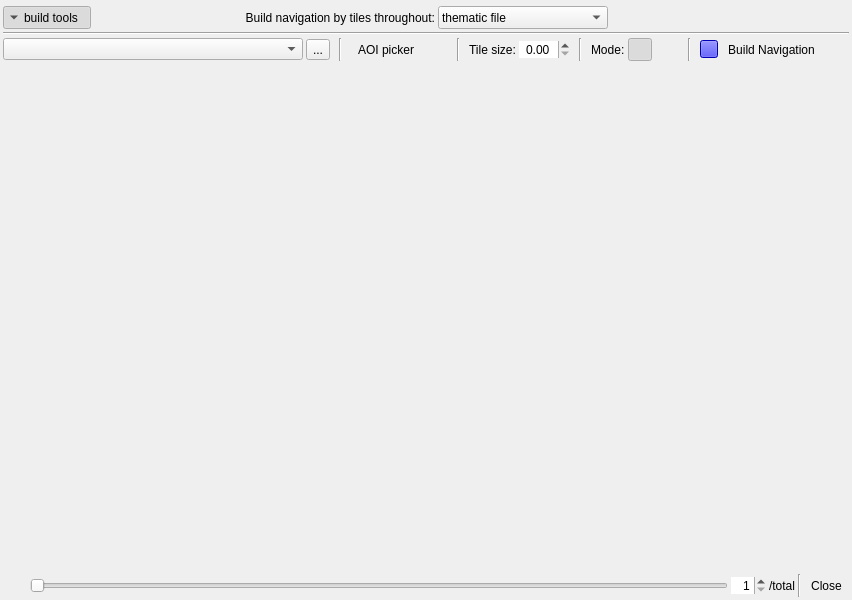
<?xml version="1.0" encoding="UTF-8"?>
<ui version="4.0">
 <class>Dialog</class>
 <widget class="QDialog" name="Dialog">
  <property name="geometry">
   <rect>
    <x>0</x>
    <y>0</y>
    <width>600</width>
    <height>600</height>
   </rect>
  </property>
  <property name="windowTitle">
   <string>ThRasE - Navigation</string>
  </property>
  <layout class="QVBoxLayout" name="verticalLayout">
   <property name="spacing">
    <number>3</number>
   </property>
   <property name="leftMargin">
    <number>3</number>
   </property>
   <property name="topMargin">
    <number>3</number>
   </property>
   <property name="rightMargin">
    <number>3</number>
   </property>
   <property name="bottomMargin">
    <number>3</number>
   </property>
   <item>
    <widget class="QgsMessageBar" name="MsgBar">
     <property name="sizePolicy">
      <sizepolicy hsizetype="Minimum" vsizetype="Fixed">
       <horstretch>0</horstretch>
       <verstretch>0</verstretch>
      </sizepolicy>
     </property>
     <property name="frameShape">
      <enum>QFrame::NoFrame</enum>
     </property>
     <property name="lineWidth">
      <number>0</number>
     </property>
    </widget>
   </item>
   <item>
    <widget class="QWidget" name="NavTypeBlock" native="true">
     <property name="sizePolicy">
      <sizepolicy hsizetype="Preferred" vsizetype="Maximum">
       <horstretch>0</horstretch>
       <verstretch>0</verstretch>
      </sizepolicy>
     </property>
     <layout class="QVBoxLayout" name="verticalLayout_2">
      <property name="spacing">
       <number>3</number>
      </property>
      <property name="leftMargin">
       <number>0</number>
      </property>
      <property name="topMargin">
       <number>0</number>
      </property>
      <property name="rightMargin">
       <number>0</number>
      </property>
      <property name="bottomMargin">
       <number>0</number>
      </property>
      <item>
       <widget class="QWidget" name="widget_2" native="true">
        <layout class="QHBoxLayout" name="horizontalLayout_5">
         <property name="spacing">
          <number>3</number>
         </property>
         <property name="leftMargin">
          <number>0</number>
         </property>
         <property name="topMargin">
          <number>0</number>
         </property>
         <property name="rightMargin">
          <number>0</number>
         </property>
         <property name="bottomMargin">
          <number>0</number>
         </property>
         <item>
          <widget class="QWidget" name="widget_7" native="true">
           <layout class="QHBoxLayout" name="horizontalLayout_14">
            <property name="spacing">
             <number>0</number>
            </property>
            <property name="leftMargin">
             <number>0</number>
            </property>
            <property name="topMargin">
             <number>0</number>
            </property>
            <property name="rightMargin">
             <number>0</number>
            </property>
            <property name="bottomMargin">
             <number>0</number>
            </property>
            <item>
             <widget class="QToolButton" name="QPBtn_BuildNavigationTools">
              <property name="toolTip">
               <string>Show/hide the build navigation tools</string>
              </property>
              <property name="text">
               <string>build tools</string>
              </property>
              <property name="checkable">
               <bool>true</bool>
              </property>
              <property name="checked">
               <bool>true</bool>
              </property>
              <property name="toolButtonStyle">
               <enum>Qt::ToolButtonTextBesideIcon</enum>
              </property>
              <property name="autoRaise">
               <bool>true</bool>
              </property>
              <property name="arrowType">
               <enum>Qt::DownArrow</enum>
              </property>
             </widget>
            </item>
            <item>
             <spacer name="horizontalSpacer_4">
              <property name="orientation">
               <enum>Qt::Horizontal</enum>
              </property>
              <property name="sizeHint" stdset="0">
               <size>
                <width>40</width>
                <height>20</height>
               </size>
              </property>
             </spacer>
            </item>
           </layout>
          </widget>
         </item>
         <item>
          <widget class="QWidget" name="NavBuildTypeBlock" native="true">
           <layout class="QHBoxLayout" name="horizontalLayout_8">
            <property name="spacing">
             <number>3</number>
            </property>
            <property name="leftMargin">
             <number>0</number>
            </property>
            <property name="topMargin">
             <number>0</number>
            </property>
            <property name="rightMargin">
             <number>0</number>
            </property>
            <property name="bottomMargin">
             <number>0</number>
            </property>
            <item>
             <widget class="QLabel" name="label_2">
              <property name="text">
               <string>Build navigation by tiles throughout:</string>
              </property>
              <property name="alignment">
               <set>Qt::AlignRight|Qt::AlignTrailing|Qt::AlignVCenter</set>
              </property>
             </widget>
            </item>
            <item>
             <widget class="QComboBox" name="QCBox_BuildNavType">
              <property name="sizePolicy">
               <sizepolicy hsizetype="Preferred" vsizetype="Maximum">
                <horstretch>0</horstretch>
                <verstretch>0</verstretch>
               </sizepolicy>
              </property>
              <property name="maximumSize">
               <size>
                <width>16777215</width>
                <height>42</height>
               </size>
              </property>
              <property name="cursor">
               <cursorShape>PointingHandCursor</cursorShape>
              </property>
              <property name="toolTip">
               <string>Select the type navigation to build</string>
              </property>
              <property name="styleSheet">
               <string notr="true">padding-left: 3px;padding-right: 3px;</string>
              </property>
              <property name="sizeAdjustPolicy">
               <enum>QComboBox::AdjustToContents</enum>
              </property>
              <property name="minimumContentsLength">
               <number>18</number>
              </property>
              <item>
               <property name="text">
                <string>thematic file</string>
               </property>
              </item>
              <item>
               <property name="text">
                <string>AOIs</string>
               </property>
              </item>
              <item>
               <property name="text">
                <string>polygons</string>
               </property>
              </item>
              <item>
               <property name="text">
                <string>points</string>
               </property>
              </item>
              <item>
               <property name="text">
                <string>centroid of polygons</string>
               </property>
              </item>
             </widget>
            </item>
           </layout>
          </widget>
         </item>
         <item>
          <widget class="QWidget" name="widget_5" native="true">
           <layout class="QHBoxLayout" name="horizontalLayout_9">
            <property name="spacing">
             <number>0</number>
            </property>
            <property name="leftMargin">
             <number>0</number>
            </property>
            <property name="topMargin">
             <number>0</number>
            </property>
            <property name="rightMargin">
             <number>0</number>
            </property>
            <property name="bottomMargin">
             <number>0</number>
            </property>
            <item>
             <spacer name="horizontalSpacer_5">
              <property name="orientation">
               <enum>Qt::Horizontal</enum>
              </property>
              <property name="sizeHint" stdset="0">
               <size>
                <width>40</width>
                <height>20</height>
               </size>
              </property>
             </spacer>
            </item>
           </layout>
          </widget>
         </item>
        </layout>
       </widget>
      </item>
      <item>
       <widget class="Line" name="build_tools_line">
        <property name="orientation">
         <enum>Qt::Horizontal</enum>
        </property>
       </widget>
      </item>
      <item>
       <widget class="QWidget" name="NavBuildToolsBlock" native="true">
        <property name="sizePolicy">
         <sizepolicy hsizetype="Preferred" vsizetype="Fixed">
          <horstretch>0</horstretch>
          <verstretch>0</verstretch>
         </sizepolicy>
        </property>
        <layout class="QHBoxLayout" name="horizontalLayout_10">
         <property name="spacing">
          <number>3</number>
         </property>
         <property name="leftMargin">
          <number>0</number>
         </property>
         <property name="topMargin">
          <number>0</number>
         </property>
         <property name="rightMargin">
          <number>0</number>
         </property>
         <property name="bottomMargin">
          <number>0</number>
         </property>
         <item>
          <spacer name="horizontalSpacer_2">
           <property name="orientation">
            <enum>Qt::Horizontal</enum>
           </property>
           <property name="sizeHint" stdset="0">
            <size>
             <width>40</width>
             <height>20</height>
            </size>
           </property>
          </spacer>
         </item>
         <item>
          <widget class="QWidget" name="NavTiles_widgetFile" native="true">
           <layout class="QHBoxLayout" name="horizontalLayout_6">
            <property name="spacing">
             <number>3</number>
            </property>
            <property name="leftMargin">
             <number>0</number>
            </property>
            <property name="topMargin">
             <number>0</number>
            </property>
            <property name="rightMargin">
             <number>0</number>
            </property>
            <property name="bottomMargin">
             <number>0</number>
            </property>
            <item>
             <widget class="QWidget" name="widget_6" native="true">
              <property name="maximumSize">
               <size>
                <width>16777215</width>
                <height>32</height>
               </size>
              </property>
              <layout class="QHBoxLayout" name="horizontalLayout_12">
               <property name="spacing">
                <number>3</number>
               </property>
               <property name="leftMargin">
                <number>0</number>
               </property>
               <property name="topMargin">
                <number>0</number>
               </property>
               <property name="rightMargin">
                <number>0</number>
               </property>
               <property name="bottomMargin">
                <number>0</number>
               </property>
               <item>
                <widget class="QgsMapLayerComboBox" name="QCBox_VectorFile">
                 <property name="sizePolicy">
                  <sizepolicy hsizetype="Fixed" vsizetype="Fixed">
                   <horstretch>0</horstretch>
                   <verstretch>0</verstretch>
                  </sizepolicy>
                 </property>
                 <property name="minimumSize">
                  <size>
                   <width>300</width>
                   <height>0</height>
                  </size>
                 </property>
                 <property name="allowEmptyLayer">
                  <bool>true</bool>
                 </property>
                </widget>
               </item>
               <item>
                <widget class="QToolButton" name="QPBtn_BrowseVectorFile">
                 <property name="text">
                  <string>...</string>
                 </property>
                </widget>
               </item>
              </layout>
             </widget>
            </item>
            <item>
             <spacer name="horizontalSpacer_12">
              <property name="orientation">
               <enum>Qt::Horizontal</enum>
              </property>
              <property name="sizeType">
               <enum>QSizePolicy::Fixed</enum>
              </property>
              <property name="sizeHint" stdset="0">
               <size>
                <width>6</width>
                <height>20</height>
               </size>
              </property>
             </spacer>
            </item>
            <item>
             <widget class="Line" name="line_7">
              <property name="orientation">
               <enum>Qt::Vertical</enum>
              </property>
             </widget>
            </item>
            <item>
             <spacer name="horizontalSpacer_14">
              <property name="orientation">
               <enum>Qt::Horizontal</enum>
              </property>
              <property name="sizeType">
               <enum>QSizePolicy::Fixed</enum>
              </property>
              <property name="sizeHint" stdset="0">
               <size>
                <width>6</width>
                <height>20</height>
               </size>
              </property>
             </spacer>
            </item>
           </layout>
          </widget>
         </item>
         <item>
          <widget class="QWidget" name="NavTiles_widgetAOI" native="true">
           <layout class="QHBoxLayout" name="horizontalLayout_4">
            <property name="spacing">
             <number>3</number>
            </property>
            <property name="leftMargin">
             <number>0</number>
            </property>
            <property name="topMargin">
             <number>0</number>
            </property>
            <property name="rightMargin">
             <number>0</number>
            </property>
            <property name="bottomMargin">
             <number>0</number>
            </property>
            <item>
             <widget class="QToolButton" name="AOI_Picker">
              <property name="cursor">
               <cursorShape>PointingHandCursor</cursorShape>
              </property>
              <property name="toolTip">
               <string>&lt;html&gt;&lt;head/&gt;&lt;body&gt;&lt;p&gt;Define one or more polygons for build navigation only in these areas.&lt;/p&gt;&lt;p&gt;Controls:&lt;/p&gt;&lt;p&gt;- Left mouse: a new point of the polygon&lt;/p&gt;&lt;p&gt;- Backspace or Del: for delete the last point&lt;/p&gt;&lt;p&gt;- Right mouse or Enter: for finish the current polygon&lt;/p&gt;&lt;p&gt;- Click again or Esc: exit of edit mode&lt;/p&gt;&lt;/body&gt;&lt;/html&gt;</string>
              </property>
              <property name="text">
               <string>AOI picker</string>
              </property>
              <property name="icon">
               <iconset>
                <normaloff>:/plugins/thrase/icons/polygon_picker.svg</normaloff>:/plugins/thrase/icons/polygon_picker.svg</iconset>
              </property>
              <property name="checkable">
               <bool>true</bool>
              </property>
              <property name="toolButtonStyle">
               <enum>Qt::ToolButtonTextBesideIcon</enum>
              </property>
              <property name="autoRaise">
               <bool>true</bool>
              </property>
             </widget>
            </item>
            <item>
             <widget class="QToolButton" name="DeleteAllAOI">
              <property name="enabled">
               <bool>false</bool>
              </property>
              <property name="cursor">
               <cursorShape>PointingHandCursor</cursorShape>
              </property>
              <property name="toolTip">
               <string>Delete all AOI</string>
              </property>
              <property name="icon">
               <iconset>
                <normaloff>:/plugins/thrase/icons/trash.svg</normaloff>:/plugins/thrase/icons/trash.svg</iconset>
              </property>
              <property name="toolButtonStyle">
               <enum>Qt::ToolButtonIconOnly</enum>
              </property>
              <property name="autoRaise">
               <bool>true</bool>
              </property>
             </widget>
            </item>
            <item>
             <spacer name="horizontalSpacer_11">
              <property name="orientation">
               <enum>Qt::Horizontal</enum>
              </property>
              <property name="sizeType">
               <enum>QSizePolicy::Fixed</enum>
              </property>
              <property name="sizeHint" stdset="0">
               <size>
                <width>6</width>
                <height>20</height>
               </size>
              </property>
             </spacer>
            </item>
            <item>
             <widget class="Line" name="line_6">
              <property name="orientation">
               <enum>Qt::Vertical</enum>
              </property>
             </widget>
            </item>
            <item>
             <spacer name="horizontalSpacer_13">
              <property name="orientation">
               <enum>Qt::Horizontal</enum>
              </property>
              <property name="sizeType">
               <enum>QSizePolicy::Fixed</enum>
              </property>
              <property name="sizeHint" stdset="0">
               <size>
                <width>6</width>
                <height>20</height>
               </size>
              </property>
             </spacer>
            </item>
           </layout>
          </widget>
         </item>
         <item>
          <widget class="QLabel" name="label_3">
           <property name="text">
            <string>Tile size:</string>
           </property>
           <property name="alignment">
            <set>Qt::AlignCenter</set>
           </property>
          </widget>
         </item>
         <item>
          <widget class="QDoubleSpinBox" name="tileSize">
           <property name="frame">
            <bool>false</bool>
           </property>
           <property name="alignment">
            <set>Qt::AlignCenter</set>
           </property>
          </widget>
         </item>
         <item>
          <spacer name="horizontalSpacer_16">
           <property name="orientation">
            <enum>Qt::Horizontal</enum>
           </property>
           <property name="sizeType">
            <enum>QSizePolicy::Fixed</enum>
           </property>
           <property name="sizeHint" stdset="0">
            <size>
             <width>6</width>
             <height>20</height>
            </size>
           </property>
          </spacer>
         </item>
         <item>
          <widget class="Line" name="line_8">
           <property name="orientation">
            <enum>Qt::Vertical</enum>
           </property>
          </widget>
         </item>
         <item>
          <spacer name="horizontalSpacer_15">
           <property name="orientation">
            <enum>Qt::Horizontal</enum>
           </property>
           <property name="sizeType">
            <enum>QSizePolicy::Fixed</enum>
           </property>
           <property name="sizeHint" stdset="0">
            <size>
             <width>6</width>
             <height>20</height>
            </size>
           </property>
          </spacer>
         </item>
         <item>
          <widget class="QLabel" name="label">
           <property name="text">
            <string>Mode:</string>
           </property>
          </widget>
         </item>
         <item>
          <widget class="QWidget" name="widget_3" native="true">
           <layout class="QHBoxLayout" name="horizontalLayout_2">
            <property name="spacing">
             <number>3</number>
            </property>
            <property name="leftMargin">
             <number>0</number>
            </property>
            <property name="topMargin">
             <number>0</number>
            </property>
            <property name="rightMargin">
             <number>0</number>
            </property>
            <property name="bottomMargin">
             <number>0</number>
            </property>
            <item>
             <widget class="QToolButton" name="nav_horizontal_mode">
              <property name="cursor">
               <cursorShape>PointingHandCursor</cursorShape>
              </property>
              <property name="toolTip">
               <string>Horizontal navigation (left-right and top-bottom)
(rebuild the navigation to make the changes)</string>
              </property>
              <property name="text">
               <string/>
              </property>
              <property name="icon">
               <iconset>
                <normaloff>:/plugins/thrase/icons/nav_horizontal.svg</normaloff>:/plugins/thrase/icons/nav_horizontal.svg</iconset>
              </property>
              <property name="checkable">
               <bool>true</bool>
              </property>
              <property name="checked">
               <bool>true</bool>
              </property>
              <property name="autoExclusive">
               <bool>true</bool>
              </property>
              <property name="autoRaise">
               <bool>true</bool>
              </property>
             </widget>
            </item>
            <item>
             <widget class="QToolButton" name="nav_vertical_mode">
              <property name="cursor">
               <cursorShape>PointingHandCursor</cursorShape>
              </property>
              <property name="toolTip">
               <string>Vertical navigation (top-bottom and left-right)
(rebuild the navigation to make the changes)</string>
              </property>
              <property name="text">
               <string/>
              </property>
              <property name="icon">
               <iconset>
                <normaloff>:/plugins/thrase/icons/nav_vertical.svg</normaloff>:/plugins/thrase/icons/nav_vertical.svg</iconset>
              </property>
              <property name="checkable">
               <bool>true</bool>
              </property>
              <property name="autoExclusive">
               <bool>true</bool>
              </property>
              <property name="autoRaise">
               <bool>true</bool>
              </property>
             </widget>
            </item>
           </layout>
          </widget>
         </item>
         <item>
          <spacer name="horizontalSpacer_18">
           <property name="orientation">
            <enum>Qt::Horizontal</enum>
           </property>
           <property name="sizeType">
            <enum>QSizePolicy::Fixed</enum>
           </property>
           <property name="sizeHint" stdset="0">
            <size>
             <width>6</width>
             <height>20</height>
            </size>
           </property>
          </spacer>
         </item>
         <item>
          <widget class="Line" name="line_9">
           <property name="orientation">
            <enum>Qt::Vertical</enum>
           </property>
          </widget>
         </item>
         <item>
          <spacer name="horizontalSpacer_17">
           <property name="orientation">
            <enum>Qt::Horizontal</enum>
           </property>
           <property name="sizeType">
            <enum>QSizePolicy::Fixed</enum>
           </property>
           <property name="sizeHint" stdset="0">
            <size>
             <width>6</width>
             <height>20</height>
            </size>
           </property>
          </spacer>
         </item>
         <item>
          <widget class="QToolButton" name="TilesColor">
           <property name="maximumSize">
            <size>
             <width>18</width>
             <height>18</height>
            </size>
           </property>
           <property name="cursor">
            <cursorShape>PointingHandCursor</cursorShape>
           </property>
           <property name="toolTip">
            <string>Select the color for the tiles navigation
(rebuild the navigation to make the changes)</string>
           </property>
           <property name="styleSheet">
            <string notr="true">
QToolButton
{
   background-color:blue;
}</string>
           </property>
           <property name="text">
            <string/>
           </property>
          </widget>
         </item>
         <item>
          <widget class="QToolButton" name="QPBtn_BuildNavigation">
           <property name="cursor">
            <cursorShape>PointingHandCursor</cursorShape>
           </property>
           <property name="toolTip">
            <string>Create the review tiles</string>
           </property>
           <property name="text">
            <string>Build Navigation</string>
           </property>
           <property name="icon">
            <iconset>
             <normaloff>:/plugins/thrase/icons/run_nav.svg</normaloff>:/plugins/thrase/icons/run_nav.svg</iconset>
           </property>
           <property name="toolButtonStyle">
            <enum>Qt::ToolButtonTextBesideIcon</enum>
           </property>
           <property name="autoRaise">
            <bool>true</bool>
           </property>
          </widget>
         </item>
         <item>
          <widget class="QToolButton" name="CleanNavigation">
           <property name="enabled">
            <bool>false</bool>
           </property>
           <property name="cursor">
            <cursorShape>PointingHandCursor</cursorShape>
           </property>
           <property name="toolTip">
            <string>Delete/clean the current navigation</string>
           </property>
           <property name="icon">
            <iconset>
             <normaloff>:/plugins/thrase/icons/trash.svg</normaloff>:/plugins/thrase/icons/trash.svg</iconset>
           </property>
           <property name="toolButtonStyle">
            <enum>Qt::ToolButtonIconOnly</enum>
           </property>
           <property name="autoRaise">
            <bool>true</bool>
           </property>
          </widget>
         </item>
         <item>
          <spacer name="horizontalSpacer_3">
           <property name="orientation">
            <enum>Qt::Horizontal</enum>
           </property>
           <property name="sizeHint" stdset="0">
            <size>
             <width>40</width>
             <height>20</height>
            </size>
           </property>
          </spacer>
         </item>
        </layout>
       </widget>
      </item>
     </layout>
    </widget>
   </item>
   <item>
    <widget class="RenderWidget" name="render_widget" native="true">
     <property name="sizePolicy">
      <sizepolicy hsizetype="Ignored" vsizetype="Ignored">
       <horstretch>0</horstretch>
       <verstretch>0</verstretch>
      </sizepolicy>
     </property>
    </widget>
   </item>
   <item>
    <widget class="QWidget" name="widget" native="true">
     <property name="sizePolicy">
      <sizepolicy hsizetype="Preferred" vsizetype="Maximum">
       <horstretch>0</horstretch>
       <verstretch>0</verstretch>
      </sizepolicy>
     </property>
     <layout class="QHBoxLayout" name="horizontalLayout">
      <property name="spacing">
       <number>3</number>
      </property>
      <property name="leftMargin">
       <number>0</number>
      </property>
      <property name="topMargin">
       <number>0</number>
      </property>
      <property name="rightMargin">
       <number>0</number>
      </property>
      <property name="bottomMargin">
       <number>0</number>
      </property>
      <item>
       <widget class="QToolButton" name="ZoomToTiles">
        <property name="toolTip">
         <string>Zoom to all tiles navigation or layer</string>
        </property>
        <property name="text">
         <string/>
        </property>
        <property name="icon">
         <iconset>
          <normaloff>:/plugins/thrase/icons/zoom_to_layer.svg</normaloff>:/plugins/thrase/icons/zoom_to_layer.svg</iconset>
        </property>
        <property name="toolButtonStyle">
         <enum>Qt::ToolButtonIconOnly</enum>
        </property>
        <property name="autoRaise">
         <bool>true</bool>
        </property>
       </widget>
      </item>
      <item>
       <widget class="QWidget" name="SliderNavigationBlock" native="true">
        <layout class="QHBoxLayout" name="horizontalLayout_13">
         <property name="spacing">
          <number>3</number>
         </property>
         <property name="leftMargin">
          <number>0</number>
         </property>
         <property name="topMargin">
          <number>0</number>
         </property>
         <property name="rightMargin">
          <number>0</number>
         </property>
         <property name="bottomMargin">
          <number>0</number>
         </property>
         <item>
          <widget class="QSlider" name="SliderNavigation">
           <property name="toolTip">
            <string>Quick navigation slider</string>
           </property>
           <property name="minimum">
            <number>1</number>
           </property>
           <property name="orientation">
            <enum>Qt::Horizontal</enum>
           </property>
          </widget>
         </item>
         <item>
          <widget class="QSpinBox" name="currentTile">
           <property name="toolTip">
            <string>Go to the specific tile</string>
           </property>
           <property name="frame">
            <bool>false</bool>
           </property>
           <property name="alignment">
            <set>Qt::AlignRight|Qt::AlignTrailing|Qt::AlignVCenter</set>
           </property>
           <property name="minimum">
            <number>1</number>
           </property>
          </widget>
         </item>
         <item>
          <widget class="QLabel" name="totalTiles">
           <property name="text">
            <string>/total</string>
           </property>
          </widget>
         </item>
        </layout>
       </widget>
      </item>
      <item>
       <widget class="Line" name="line">
        <property name="orientation">
         <enum>Qt::Vertical</enum>
        </property>
       </widget>
      </item>
      <item>
       <widget class="QToolButton" name="CloseButton">
        <property name="cursor">
         <cursorShape>PointingHandCursor</cursorShape>
        </property>
        <property name="text">
         <string>Close</string>
        </property>
        <property name="icon">
         <iconset>
          <normaloff>:/plugins/thrase/icons/close.svg</normaloff>:/plugins/thrase/icons/close.svg</iconset>
        </property>
        <property name="toolButtonStyle">
         <enum>Qt::ToolButtonTextBesideIcon</enum>
        </property>
        <property name="autoRaise">
         <bool>true</bool>
        </property>
       </widget>
      </item>
     </layout>
    </widget>
   </item>
  </layout>
 </widget>
 <customwidgets>
  <customwidget>
   <class>QgsMapLayerComboBox</class>
   <extends>QComboBox</extends>
   <header>qgis.gui</header>
  </customwidget>
  <customwidget>
   <class>QgsMessageBar</class>
   <extends>QFrame</extends>
   <header>qgis.gui</header>
   <container>1</container>
  </customwidget>
  <customwidget>
   <class>RenderWidget</class>
   <extends>QWidget</extends>
   <header>ThRasE.gui.render_widget</header>
   <container>1</container>
  </customwidget>
 </customwidgets>
 <resources/>
 <connections>
  <connection>
   <sender>CloseButton</sender>
   <signal>clicked()</signal>
   <receiver>Dialog</receiver>
   <slot>accept()</slot>
   <hints>
    <hint type="sourcelabel">
     <x>1298</x>
     <y>576</y>
    </hint>
    <hint type="destinationlabel">
     <x>1081</x>
     <y>658</y>
    </hint>
   </hints>
  </connection>
 </connections>
</ui>
